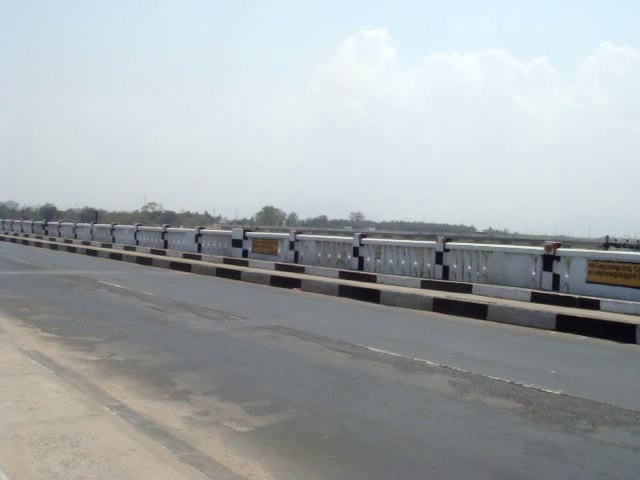
//> input picture ReferenceImage.jpg, 640 x 480 px
$ ./samp ReferenceImage.jpg   (built with g++ and OpenCV 4)
//> lines starting //> are read from the running program, lines starting //| are printed output that depends on the picture; after the words box and inside, x2 and y2 are one past the last pixel; in counts of white or black regions, pixels touching at a corner belong together
#include "opencv2/highgui/highgui.hpp"
#include "opencv2/imgproc/imgproc.hpp"
#include <iostream>
#include <stdio.h>
#include <stdlib.h>

using namespace cv;
using namespace std;

Mat src; Mat src_gray;
int thresh = 100;
int max_thresh = 255;
RNG rng(12345);

/// Function header
void thresh_callback(int, void* );

/** @function main */
int main( int argc, char** argv )
{
  /// Load source image and convert it to gray
  src = imread( argv[1], 1 );
//> src is the input picture: 480 rows x 640 cols, CV_8UC3; mean B, G, R 172.8, 170.8, 165.1

  /// Convert image to gray and blur it
  cvtColor( src, src_gray, CV_BGR2GRAY );
  blur( src_gray, src_gray, Size(3,3) );

  /// Create Window
  char source_window[10] = "Source";
  namedWindow( source_window, CV_WINDOW_NORMAL );
  imshow( source_window, src );

  createTrackbar( " Threshold:", "Source", &thresh, max_thresh, thresh_callback );
  thresh_callback( 0, 0 );

  waitKey(0);
  return(0);
}

/** @function thresh_callback */
void thresh_callback(int, void* )
{
  Mat threshold_output;
  vector<vector<Point> > contours;
  vector<Vec4i> hierarchy;

  /// Detect edges using Threshold
  threshold( src_gray, threshold_output, thresh, 255, THRESH_BINARY );
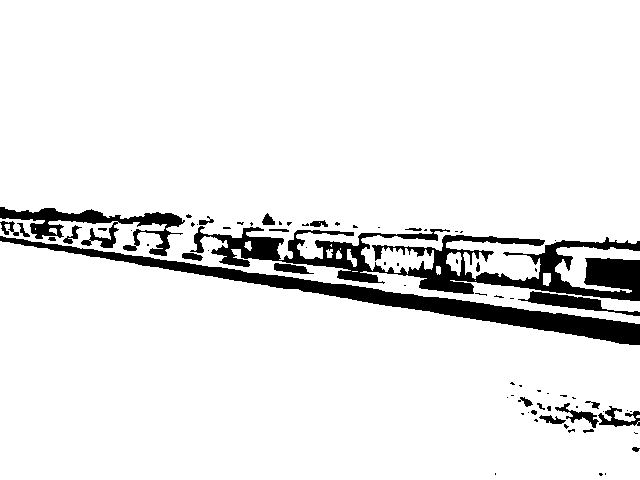
//> threshold_output: 480 rows x 640 cols, CV_8UC1; 91.6% white; 76 black regions (50 under 20 px)
  /// Find contours
  findContours( threshold_output, contours, hierarchy, CV_RETR_TREE, CV_CHAIN_APPROX_SIMPLE, Point(0, 0) );
//> contours = 95 contours, 52 with area under 20; largest, box (x1, y1, x2, y2) and area: (0, 0, 640, 324) 160198, (0, 241, 640, 480) 117725, (555, 246, 640, 293) 1463, (554, 402, 600, 429) 382, (88, 221, 120, 249) 339

  /// Approximate contours to polygons + get bounding rects and circles
  vector<vector<Point> > contours_poly( contours.size() );
//> contours_poly = 95 empty contours
  vector<Rect> boundRect( contours.size() );
  vector<Point2f>center( contours.size() );
  vector<float>radius( contours.size() );

  for( int i = 0; i < contours.size(); i++ )
     { approxPolyDP( Mat(contours[i]), contours_poly[i], 3, true );
       boundRect[i] = boundingRect( Mat(contours_poly[i]) );
       minEnclosingCircle( (Mat)contours_poly[i], center[i], radius[i] );
     }
//> this loop made 95 passes
//> after the loop, contours_poly = 95 contours, 72 with area under 20; largest, box (x1, y1, x2, y2) and area: (0, 0, 640, 324) 159820, (0, 241, 640, 480) 118342, (555, 246, 640, 292) 1470, (554, 402, 600, 429) 368, (88, 222, 120, 249) 286; boundRect = 95 Rects (x, y, width, height), first 8: [636, 416, 4, 2], [475, 280, 1, 1], [543, 273, 8, 13], [352, 271, 6, 1], [436, 266, 5, 9], [446, 252, 15, 24], [456, 258, 2, 7], [336, 250, 6, 9]; center = 95 Points (x, y), first 12: [637.5, 416.5], [475, 280], [546.5, 278.6], [354.5, 271], [437.5, 270], [455, 263.5], [456.5, 261], [337.8, 254.2], [351, 257.5], [329.5, 253], [340, 248], [597.2, 263.4]; radius = 95 values, max 358 at index 49, min 0.0001 at index 1, mean 11.8

  namedWindow( "Con", CV_WINDOW_NORMAL );
  imshow( "Con", threshold_output );

  /// Draw polygonal contour + bonding rects + circles
  Mat drawing = Mat::zeros( threshold_output.size(), CV_8UC3 );
  for( int i = 0; i< contours.size(); i++ )
     {
       Scalar color = Scalar( rng.uniform(0, 255), rng.uniform(0,255), rng.uniform(0,255) );
   //    drawContours( drawing, contours_poly, i, color, 1, 8, vector<Vec4i>(), 0, Point() );
       rectangle( drawing, boundRect[i].tl(), boundRect[i].br(), color, 2, 8, 0 );
   //    circle( drawing, center[i], (int)radius[i], color, 2, 8, 0 );
     }
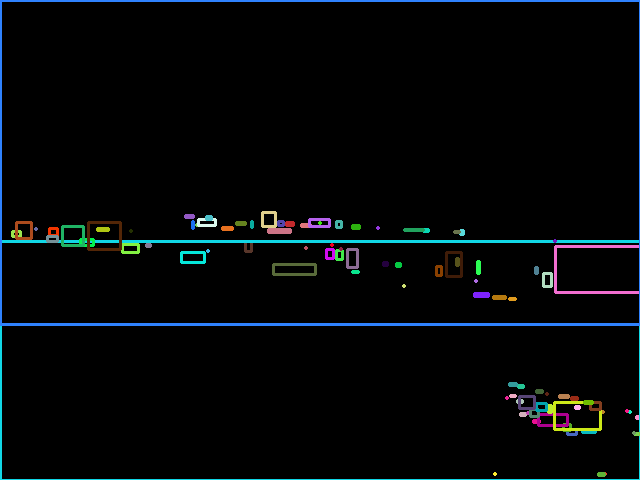
//> drawing: 480 rows x 640 cols, CV_8UC3; mean B, G, R 8.1, 6.7, 3.8

  /// Show in a window
  namedWindow( "Contours", CV_WINDOW_NORMAL );
  imshow( "Contours", drawing );
}
